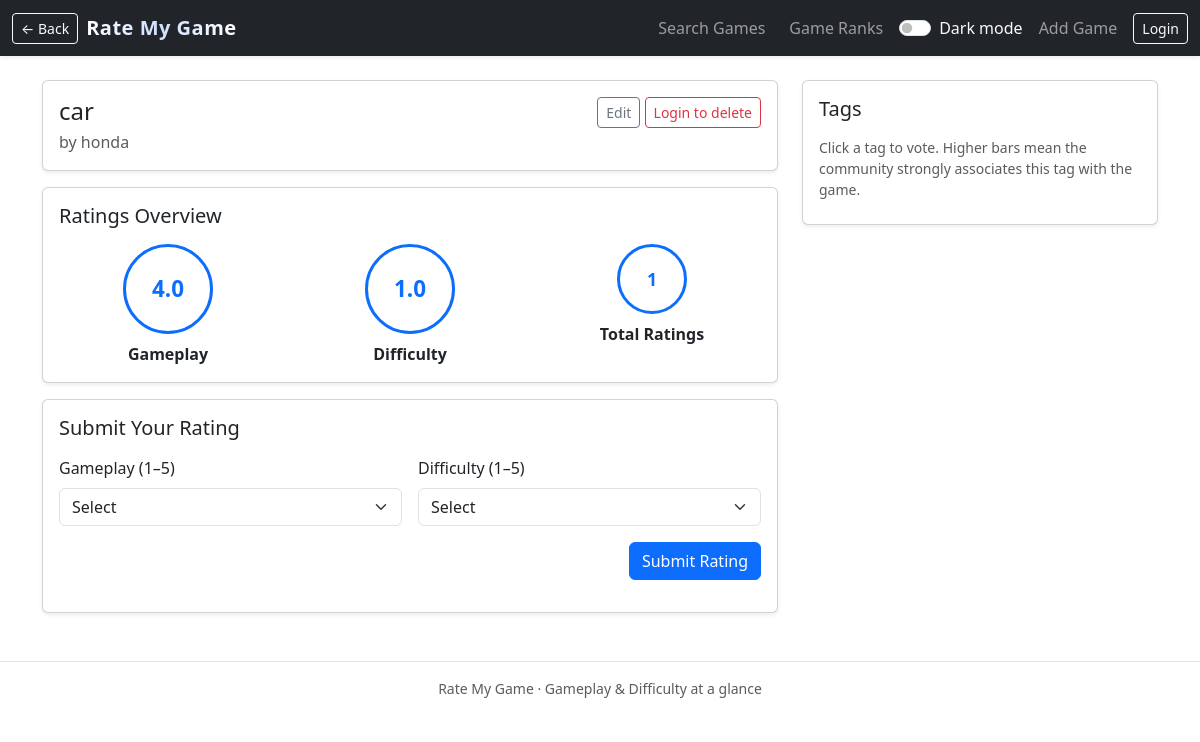
The app's page /games/11 with its own data.
### rate_my_game/models.py (models this page shows, shortened)
class Game(db.Model):
    __tablename__ = "games"
    id = db.Column(db.Integer, primary_key=True)
    name = db.Column(db.String(120), nullable=False)
    company = db.Column(db.String(120), nullable=False)
    ratings = db.relationship("Rating", backref="game", lazy=True, cascade="all, delete-orphan")
    tags = db.relationship("GameTag", backref="game", lazy=True, cascade="all, delete-orphan")
    def average_gameplay(self):
        if not self.ratings:
            return None
        return sum(r.gameplay for r in self.ratings) / len(self.ratings)
    def average_difficulty(self):
        if not self.ratings:
            return None
        return sum(r.difficulty for r in self.ratings) / len(self.ratings)

class Rating(db.Model):
    __tablename__ = "ratings"
    id = db.Column(db.Integer, primary_key=True)
    game_id = db.Column(db.Integer, db.ForeignKey("games.id"), nullable=False)
    gameplay = db.Column(db.Integer, nullable=False)      # 1–5
    difficulty = db.Column(db.Integer, nullable=False)    # 1–5
    created_at = db.Column(db.DateTime, default=datetime.utcnow)

### rate_my_game/routes.py (the view)
    @app.route("/games/<int:game_id>")
    def game_detail(game_id):
        game = Game.query.get_or_404(game_id)
        existing_tags = {t.tag_name: t for t in game.tags}
        for tag in PREDEFINED_TAGS:
            if tag not in existing_tags:
                gt = GameTag(game_id=game.id, tag_name=tag, count=0)
                db.session.add(gt)
        db.session.commit()
        game = Game.query.get(game_id)  # refresh with tags
        return render_template("game_detail.html", game=game, tags=PREDEFINED_TAGS)

### rate_my_game/templates/game_detail.html (shortened to what this page needs)
{% extends "base.html" %} {% block content %}
<div class="row g-4">
  <div class="col-lg-8">
    <div class="card shadow-sm mb-3">
      <div class="card-body">
        <div
          class="d-flex justify-content-between align-items-start flex-wrap gap-2"
        >
          <div>
            <h1 class="h4 mb-1">{{ game.name }}</h1>
            <p class="text-muted mb-0">by {{ game.company }}</p>
          </div>
          <div>
            <a
              href="{{ url_for('edit_game', game_id=game.id) }}"
              class="btn btn-outline-secondary btn-sm"
            >
              Edit
            </a>
            {% if session.get('user_id') %}
              <form
                action="{{ url_for('delete_game', game_id=game.id) }}"
                method="post"
                class="d-inline"
                onsubmit="return confirm('Delete this game?');"
              >
                <button type="submit" class="btn btn-outline-danger btn-sm">
                  Delete
                </button>
              </form>
            {% else %}
              <a class="btn btn-outline-danger btn-sm" href="{{ url_for('login', next=request.path) }}">
                Login to delete
              </a>
            {% endif %}
          </div>
        </div>
      </div>
    </div>
    <div class="card shadow-sm mb-3">
      <div class="card-body">
        <h2 class="h5 mb-3">Ratings Overview</h2>
        <div class="row text-center">
          <div class="col-md-4 mb-3 mb-md-0">
            <div class="rating-circle mx-auto mb-2">
              <span id="avg-gameplay">
                {% if game.average_gameplay() %} {{
                "%.1f"|format(game.average_gameplay()) }} {% else %} - {% endif
                %}
              </span>
            </div>
            <div class="fw-semibold">Gameplay</div>
          </div>
          <div class="col-md-4 mb-3 mb-md-0">
            <div class="rating-circle mx-auto mb-2">
              <span id="avg-difficulty">
                {% if game.average_difficulty() %} {{
                "%.1f"|format(game.average_difficulty()) }} {% else %} - {%
                endif %}
              </span>
            </div>
            <div class="fw-semibold">Difficulty</div>
          </div>
          <div class="col-md-4">
            <div class="rating-circle mx-auto mb-2 small-circle">
              <span id="ratings-count">{{ game.ratings|length }}</span>
            </div>
            <div class="fw-semibold">Total Ratings</div>
          </div>
        </div>
      </div>
    </div>
    <div class="card shadow-sm">
      <div class="card-body">
        <h2 class="h5 mb-3">Submit Your Rating</h2>
        <form id="rating-form" class="row g-3">
          <div class="col-md-6">
            <label class="form-label">Gameplay (1–5)</label>
            <select class="form-select" id="gameplay-input" required>
              <option value="">Select</option>
            </select>
          </div>
          <div class="col-md-6">
            <label class="form-label">Difficulty (1–5)</label>
            <select class="form-select" id="difficulty-input" required>
              <option value="">Select</option>
            </select>
          </div>
          <div class="col-12 d-flex justify-content-end">
            <button type="submit" class="btn btn-primary">Submit Rating</button>
          </div>
        </form>
      </div>
    </div>
  </div>
  <div class="col-lg-4">
    <div class="card shadow-sm mb-3">
      <div class="card-body">
        <h2 class="h5 mb-3">Tags</h2>
        <p class="text-muted small mb-2">
          Click a tag to vote. Higher bars mean the community strongly
          associates this tag with the game.
        </p>
      </div>
    </div>
  </div>
</div>
{% endblock %}

### rate_my_game/static/css/style.css (style rules this page uses)
body { font-family: system-ui, -apple-system, BlinkMacSystemFont, "Segoe UI", sans-serif; }
.rating-circle { width: 90px; height: 90px; border-radius: 50%; border: 3px solid #0d6efd; display: flex; align-items: center; justify-content: center; font-size: 1.4rem; font-weight: 600; color: #0d6efd; transition: transform 0.2s ease, box-shadow 0.2s ease; }
.rating-circle.small-circle { width: 70px; height: 70px; font-size: 1.1rem; }
.btn, .form-control, .form-select { transition: box-shadow 0.15s ease, transform 0.1s ease; }

### records on screen
Game: name "car", company "honda"
Rating: average_gameplay "4.0", average_difficulty "1.0"

### other values on screen
{{ game.ratings|length }} "1"
